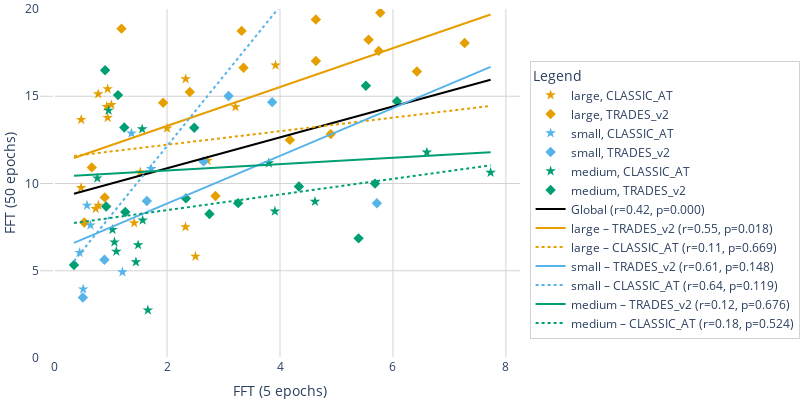
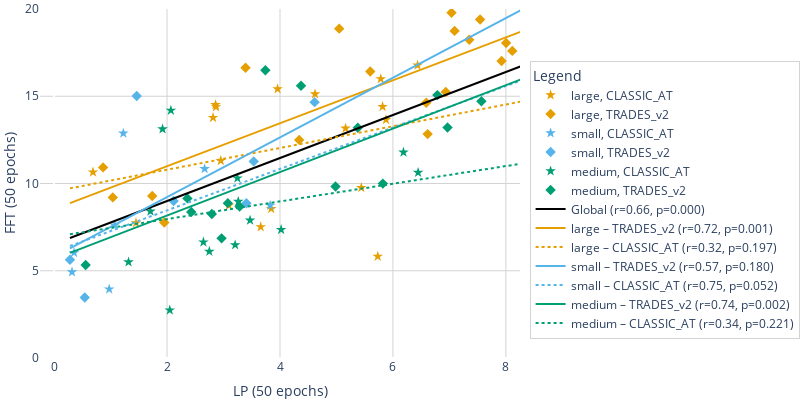

Here is the notebook cell these charts were saved with, in order:
### Code cell
import pandas as pd
import plotly.express as px
import plotly.graph_objects as go
from scipy.stats import spearmanr
import numpy as np
from numpy.linalg import LinAlgError
from scipy.stats import linregress

import pandas as pd
from scipy.stats import spearmanr, pearsonr
from process_database import process_grouped_df, process_rankings,global_grouped_dataset


grouped_df = global_grouped_dataset(df,)
grouped_df = process_rankings(grouped_df)
# Flatten the columns
grouped_df.columns = ['_'.join(col).strip() if isinstance(col, tuple) else col for col in grouped_df.columns]
grouped_df = grouped_df.reset_index()
sub_df = grouped_df[["ft_strategy", "model_type", "model_size", "backbone", "loss_function", "TOTAL_score_sum"]]

# ── 1.  Reshape: one row per backbone × loss_function, one column per project
pivot_df = sub_df.pivot_table(
    index=["backbone", "loss_function",  "model_type", "model_size",],
    columns="ft_strategy",
    values="TOTAL_score_sum"
).reset_index()

symbol_map = {"TRADES_v2": "diamond", "CLASSIC_AT": "star"}

color_palette = ["#E69F00", "#56B4E9",  "#009E73",  ] # "#009E73", "#F0E442", "#0072B2","#CC79A7", "#D55E00",
unique_sizes = pivot_df["model_size"].unique()
color_map = {size: color_palette[i % len(color_palette)] for i, size in enumerate(unique_sizes)}


for (x1,x2) in [ ("FFT (5 epochs)", "FFT (50 epochs)"), ("LP (50 epochs)", "FFT (50 epochs)") ]:

    # Global correlation
    pivot_df = pivot_df.fillna(0)
    x = pivot_df[x1]
    y = pivot_df[x2]
    r_global, p_global = spearmanr(x, y)
    try:
        # m_global, b_global = np.polyfit(x, y, 1)
        m_global, b_global, r, p, _ = linregress(x, y)
    except Exception as e:
        print(f"Warning: polyfit failed with error: {e}")
        m_global, b_global = 0, y.mean()  # or any safe fallback
    x_range = np.linspace(x.min(), x.max(), 100)

    # Base scatter plot
    fig = px.scatter(
        pivot_df,
        x=x1,
        y=x2,
        color="model_size",
        symbol="loss_function",
        symbol_map=symbol_map,
        color_discrete_map=color_map,
        labels={
            "full_fine_tuning_5epochs": "Fine-tuning (5 epochs)",
            "full_fine_tuning_50epochs": "Fine-tuning (50 epochs)",
            "linearprobe_50epochs": "Linear-probing (50 epochs)"
        },
        #title="Fine-Tuning Correlation (5 vs 50 Epochs)"
    )

    # Global black line
    fig.add_trace(go.Scatter(
        x=x_range,
        y=m_global * x_range + b_global,
        mode="lines",
        line=dict(color="black", dash="solid", width=2),
        name=f"Global (r={r_global:.2f}, p={p_global:.3f})"
    ))



    # Add per-group lines
    for model_size in pivot_df["model_size"].unique():
        for loss_function, style in zip(["TRADES_v2", "CLASSIC_AT"], ["solid", "dot"]):
            subset = pivot_df[(pivot_df["model_size"] == model_size) & (pivot_df["loss_function"] == loss_function)]
            if len(subset) >= 2:
                xg, yg = subset[x1], subset[x2]
                rg, pg = spearmanr(xg, yg)

                try:
                    mg, bg, r, p, _ = linregress(xg, yg)
                except Exception as e:
                    print(f"Warning: polyfit failed with error: {e}")
                    mg, bg = 0, yg.mean()  # or any safe fallback
                    
                fig.add_trace(go.Scatter(
                    x=x_range,
                    y=mg * x_range + bg,
                    mode="lines",
                    line=dict(color=color_map[model_size], dash=style),
                    name=f"{model_size} – {loss_function} (r={rg:.2f}, p={pg:.3f})"
                ))

    fig.update_layout(yaxis=dict(range=[0, 20]),)
    fig.update_layout(xaxis=dict(range=[-0.25, 8.25]),)
    # Layout tweaks
    fig.update_traces(marker=dict(size=8, line=dict(width=0, color='DarkSlateGrey')))
    fig.update_layout(
        margin=dict(l=0, r=0, t=0, b=0),  # remove all outer margins
        width=800, #if x1=='full_fine_tuning_5epochs' else 488 ,    # in pixels (~2.5 inches at 96 DPI)
        height=400,    # in pixels (~1.875 inches)
        plot_bgcolor="white",
        paper_bgcolor="white",
        xaxis=dict(showgrid=True, gridcolor="lightgrey"),
        yaxis=dict(showgrid=True, gridcolor="lightgrey"),
        legend_title_text="Legend",
        #showlegend = True if x1=='full_fine_tuning_5epochs' else False,

                    # Legend inside figure
        legend=dict(
                font=dict(size=12),
                y=0.85,           # optional: near the top
                bgcolor="rgba(255,255,255,1)",
                bordercolor="lightgrey",
                borderwidth=1
            )
    )

    fig.show()
    fig.write_image("./paper_figures/low_cost_proxy_{}.png".format(x1,x2), scale=3  )
